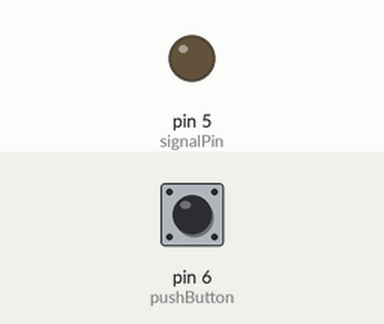
Bench run of a sketch on a simulated Arduino Uno, built with avr-gcc and run on an emulated ATmega328P. Shown: output pins drawn as LEDs (lit = HIGH). Dashed ring = blinking. The test bench sets the inputs (shaded band); at power-on: pin 6 (pushButton) LOW.

Above: at 1.2 s.
1.3 s: pin 6 (pushButton) pulled HIGH for 3.2 s
At 1.6 s:
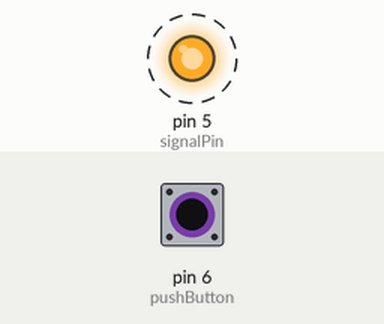
Timing chart, 0 to 5.8 s (numbered marks = the images above; inputs shaded):
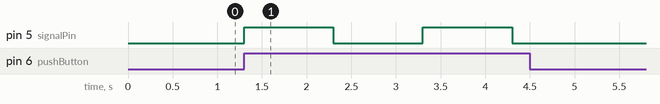

The sketch:

pneumatic-2.ino
```cpp
/*
* Program to control the pneumatic using push button
*/

#define signalPin 5
#define pushButton 6

void setup()
{
  pinMode(signalPin, OUTPUT);  		// Signal Pin  --> OUTPUT
  pinMode(pushButton, INPUT);		// Push Button --> INPUT
}

void loop()
{
  if(digitalRead(pushButton)==HIGH)
  {
    digitalWrite(signalPin, HIGH);	// Turning the signal ON
  	delay(1000);
  	digitalWrite(signalPin, LOW);		// Turning the signal OFF
  	delay(1000);
  }

}
```

Measured:
- after the input at 1.3 s, pin 5 (signalPin): alternates HIGH for 1.0 s and LOW for 1.0 s, 4 changes in all, then stays LOW, starting at once
